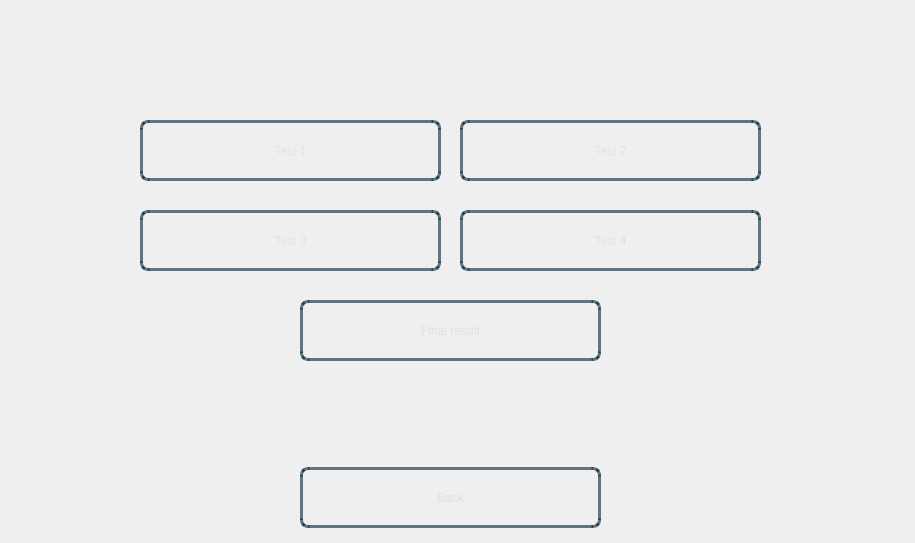
<?xml version="1.0" encoding="UTF-8"?>
<ui version="4.0">
 <class>Dialog</class>
 <widget class="QDialog" name="Dialog">
  <property name="geometry">
   <rect>
    <x>0</x>
    <y>0</y>
    <width>915</width>
    <height>543</height>
   </rect>
  </property>
  <property name="windowTitle">
   <string>Dialog</string>
  </property>
  <widget class="QWidget" name="bgwidget" native="true">
   <property name="geometry">
    <rect>
     <x>0</x>
     <y>0</y>
     <width>911</width>
     <height>541</height>
    </rect>
   </property>
   <property name="styleSheet">
    <string notr="true">QWidget#bgwidget{
background-color:qlineargradient(x1: 1, y1: 1, x2:1, y2: 0.2, stop: 0 rgba(0, 52, 89,140),
stop: 1 rgba(0, 168, 232,190))
}
</string>
   </property>
   <widget class="QPushButton" name="test_1">
    <property name="geometry">
     <rect>
      <x>140</x>
      <y>120</y>
      <width>301</width>
      <height>61</height>
     </rect>
    </property>
    <property name="styleSheet">
     <string notr="true">QPushButton{
border-radius:8px;
border:3px solid rgba(0,30,50,150);
color:rgba(225,225,225,255);
background-color:rgba(0,0,0,0);
font: 22pt &quot;Sans Serif Collection&quot;;
}
.QPushButton:hover
{
   background-color:white;
	color: rgba(0,30,50,150);
}
</string>
    </property>
    <property name="text">
     <string>Test 1</string>
    </property>
   </widget>
   <widget class="QPushButton" name="final_result">
    <property name="geometry">
     <rect>
      <x>300</x>
      <y>300</y>
      <width>301</width>
      <height>61</height>
     </rect>
    </property>
    <property name="styleSheet">
     <string notr="true">QPushButton{
border-radius:8px;
border:3px solid rgba(0,30,50,150);
color:rgba(225,225,225,255);
background-color:rgba(0,0,0,0);
font: 22pt &quot;Sans Serif Collection&quot;;
}
.QPushButton:hover
{
   background-color:white;
	color: rgba(0,30,50,150);
}
</string>
    </property>
    <property name="text">
     <string>Final result</string>
    </property>
   </widget>
   <widget class="QPushButton" name="backBtn">
    <property name="geometry">
     <rect>
      <x>300</x>
      <y>467</y>
      <width>301</width>
      <height>61</height>
     </rect>
    </property>
    <property name="styleSheet">
     <string notr="true">QPushButton{
border-radius:8px;
border:3px solid rgba(0,30,50,150);
color:rgba(225,225,225,255);
background-color:rgba(0,0,0,0);
font: 22pt &quot;Sans Serif Collection&quot;;
}
.QPushButton:hover
{
   background-color:white;
	color: rgba(0,30,50,150);
}
</string>
    </property>
    <property name="text">
     <string>Back</string>
    </property>
   </widget>
   <widget class="QLabel" name="studentName">
    <property name="geometry">
     <rect>
      <x>38</x>
      <y>10</y>
      <width>831</width>
      <height>71</height>
     </rect>
    </property>
    <property name="styleSheet">
     <string notr="true">font: 20pt &quot;Sans Serif Collection&quot;;</string>
    </property>
    <property name="text">
     <string/>
    </property>
   </widget>
   <widget class="QPushButton" name="test_2">
    <property name="geometry">
     <rect>
      <x>460</x>
      <y>120</y>
      <width>301</width>
      <height>61</height>
     </rect>
    </property>
    <property name="styleSheet">
     <string notr="true">QPushButton{
border-radius:8px;
border:3px solid rgba(0,30,50,150);
color:rgba(225,225,225,255);
background-color:rgba(0,0,0,0);
font: 22pt &quot;Sans Serif Collection&quot;;
}
.QPushButton:hover
{
   background-color:white;
	color: rgba(0,30,50,150);
}
</string>
    </property>
    <property name="text">
     <string>Test 2</string>
    </property>
   </widget>
   <widget class="QPushButton" name="test_4">
    <property name="geometry">
     <rect>
      <x>460</x>
      <y>210</y>
      <width>301</width>
      <height>61</height>
     </rect>
    </property>
    <property name="styleSheet">
     <string notr="true">QPushButton{
border-radius:8px;
border:3px solid rgba(0,30,50,150);
color:rgba(225,225,225,255);
background-color:rgba(0,0,0,0);
font: 22pt &quot;Sans Serif Collection&quot;;
}
.QPushButton:hover
{
   background-color:white;
	color: rgba(0,30,50,150);
}
</string>
    </property>
    <property name="text">
     <string>Test 4</string>
    </property>
   </widget>
   <widget class="QPushButton" name="test_3">
    <property name="geometry">
     <rect>
      <x>140</x>
      <y>210</y>
      <width>301</width>
      <height>61</height>
     </rect>
    </property>
    <property name="styleSheet">
     <string notr="true">QPushButton{
border-radius:8px;
border:3px solid rgba(0,30,50,150);
color:rgba(225,225,225,255);
background-color:rgba(0,0,0,0);
font: 22pt &quot;Sans Serif Collection&quot;;
}
.QPushButton:hover
{
   background-color:white;
	color: rgba(0,30,50,150);
}
</string>
    </property>
    <property name="text">
     <string>Test 3</string>
    </property>
   </widget>
   <widget class="QLabel" name="error">
    <property name="geometry">
     <rect>
      <x>270</x>
      <y>380</y>
      <width>481</width>
      <height>71</height>
     </rect>
    </property>
    <property name="styleSheet">
     <string notr="true">font: 18pt &quot;Sans Serif Collection&quot;;
color:red;</string>
    </property>
    <property name="text">
     <string/>
    </property>
   </widget>
  </widget>
 </widget>
 <resources/>
 <connections/>
</ui>
